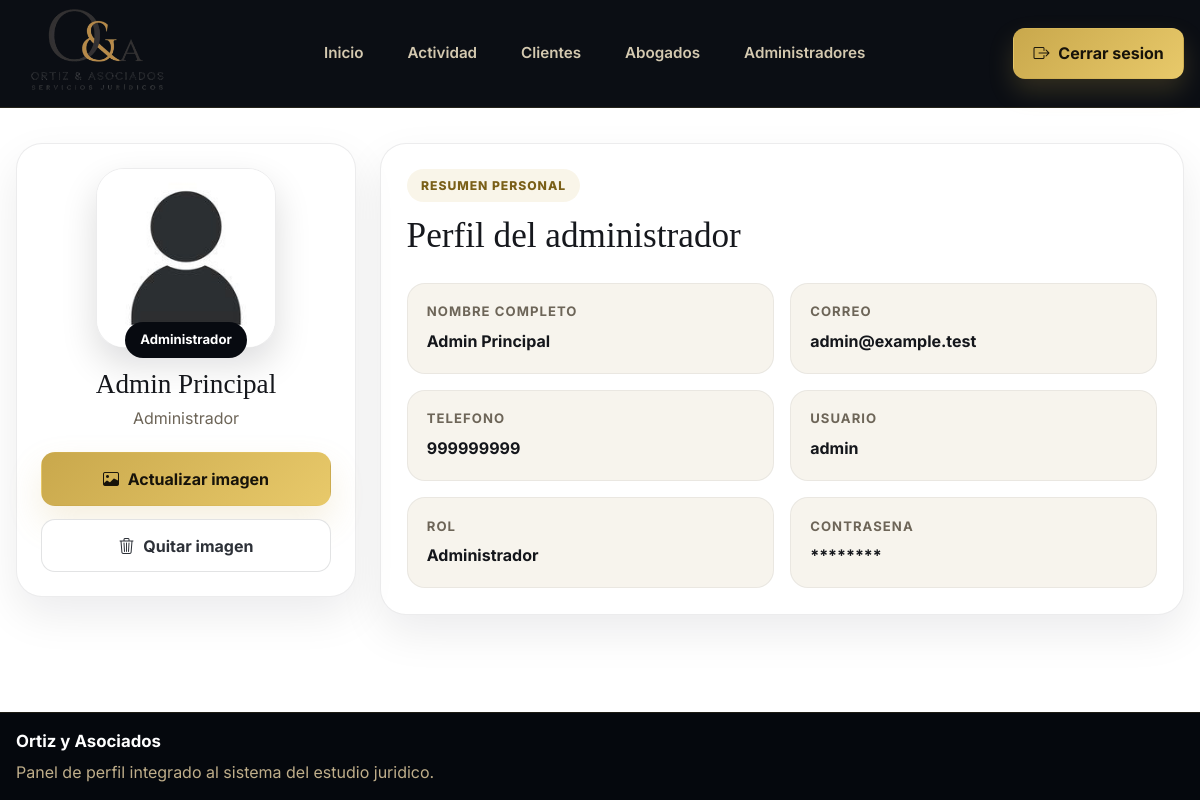
The page /Administrador/Perfil.php (signed in) on the database its author committed.
### tables this page shows
CREATE TABLE IF NOT EXISTS usuarios (
  id INT AUTO_INCREMENT PRIMARY KEY,
  nombre VARCHAR(100) NOT NULL,
  apellido_paterno VARCHAR(100) NOT NULL,
  apellido_materno VARCHAR(100) NULL,
  correo VARCHAR(150) NOT NULL UNIQUE,
  telefono VARCHAR(30) NULL,
  usuario VARCHAR(80) NOT NULL UNIQUE,
  `contrasena` VARCHAR(255) NOT NULL,
  rol ENUM('cliente', 'abogado', 'administrador') NOT NULL DEFAULT 'cliente',
  imagen VARCHAR(255) NOT NULL DEFAULT 'default.png',
  is_active TINYINT(1) NOT NULL DEFAULT 1,
  creado_en TIMESTAMP NOT NULL DEFAULT CURRENT_TIMESTAMP,
  last_login_at DATETIME NULL,
  password_change_required TINYINT(1) NOT NULL DEFAULT 0,
  estado_cliente VARCHAR(30) NOT NULL DEFAULT 'activo',
  INDEX idx_usuarios_estado_cliente (rol, estado_cliente, is_active)
);

### resources/views/Administrador/Perfil.php (called while the page is built, shortened)
<?php
require_once dirname(__DIR__, 3) . '/app/Models/Usuario.php';
require_once dirname(__DIR__, 3) . '/config/app.php';
$base_url = app_base_url();
$profilePageTitle = 'Perfil del administrador';
$profileHomeUrl = $base_url . 'Administrador/PanelPrincipal.php';
$profileNavItems = [
    ['label' => 'Inicio', 'href' => $base_url . 'Administrador/PanelPrincipal.php', 'active' => false],
    ['label' => 'Actividad', 'href' => $base_url . 'Administrador/Actividad.php', 'active' => false],
    ['label' => 'Clientes', 'href' => $base_url . 'Administrador/GestionClientes.php', 'active' => false],
    ['label' => 'Abogados', 'href' => $base_url . 'Administrador/GestionAbogados.php', 'active' => false],
    ['label' => 'Administradores', 'href' => $base_url . 'Administrador/GestionAdministradores.php', 'active' => false],
];
include __DIR__ . '/../Compartido/PlantillaPerfil.php';

### public/Administrador/Perfil.php (called while the page is built, shortened)
<?php
require_once dirname(__DIR__, 2) . '/resources/views/Administrador/Perfil.php';
?>

### config/app.php (called while the page is built, shortened)
<?php
if (!function_exists('app_base_url')) {
function app_base_url() {
    $configuredBaseUrl = getenv('APP_BASE_URL');
    $https = (!empty($_SERVER['HTTPS']) && $_SERVER['HTTPS'] !== 'off');
    $scheme = $https ? 'https' : 'http';
    $host = $_SERVER['HTTP_HOST'] ?? 'localhost';
    return $scheme . '://' . $host . '/';
}
}
?>

### app/Helpers/Conexion.php (called while the page is built, shortened)
<?php
class Conexion {
    public $conn;
    public function __construct() {
        $this->servername = getenv('DB_HOST') ?: 'localhost';
        $this->username = getenv('DB_USER') ?: 'root';
        $this->password = getenv('DB_PASSWORD') !== false ? getenv('DB_PASSWORD') : '';
        $this->dbname = getenv('DB_NAME') ?: 'estudiojuridico';
        $this->port = (int) (getenv('DB_PORT') ?: 3307);
        $this->conn = new mysqli($this->servername, $this->username, $this->password, $this->dbname, $this->port);
        $this->conn->set_charset('utf8mb4');
    }
    public function getConnection() {
        return $this->conn;
    }
}
?>

### app/Repositories/UsuarioDAO.php (called while the page is built, shortened)
<?php
require_once dirname(__DIR__) . '/Helpers/Conexion.php';
require_once dirname(__DIR__) . '/Models/Usuario.php';
class UsuarioDAO
{
    private $conn;
    public function __construct()
    {
        $conexion = new Conexion();
        $this->conn = $conexion->getConnection();
        $this->ensureClienteLifecycleSchema();
    }
    public function obtenerPorId($id)
    {
        $sql = "SELECT * FROM usuarios WHERE id = ?";
        $stmt = $this->conn->prepare($sql);
        $stmt->bind_param('i', $id);
        $stmt->execute();
        $result = $stmt->get_result();
        if ($result->num_rows == 1) {
            $row = $result->fetch_assoc();
            return $this->mapearUsuario($row);
        }
        return null;
    }
    private function ensureClienteLifecycleSchema(): void
    {
        $this->ensureColumn('usuarios', 'last_login_at', 'DATETIME NULL AFTER creado_en');
        $this->ensureColumn('usuarios', 'password_change_required', 'TINYINT(1) NOT NULL DEFAULT 0 AFTER last_login_at');
        $this->ensureColumn('usuarios', 'estado_cliente', "VARCHAR(30) NOT NULL DEFAULT 'activo' AFTER password_change_required");
        $this->conn->query(
            "CREATE TABLE IF NOT EXISTS clientes_eliminados (
                id BIGINT AUTO_INCREMENT PRIMARY KEY,
                usuario_hash CHAR(64) NOT NULL,
                correo_hash CHAR(64) NULL,
                motivo VARCHAR(160) NOT NULL,
                eliminado_por INT NULL,
                eliminado_en TIMESTAMP NOT NULL DEFAULT CURRENT_TIMESTAMP,
                UNIQUE KEY uq_clientes_eliminados_usuario_hash (usuario_hash),
                INDEX idx_clientes_eliminados_correo_hash (correo_hash)
            ) ENGINE=InnoDB DEFAULT CHARSET=utf8mb4 COLLATE=utf8mb4_unicode_ci"
        );
    }
    private function ensureColumn(string $table, string $column, string $definition): void
    {
        $stmt = $this->conn->prepare(
            "SELECT COUNT(*) AS total
             FROM information_schema.COLUMNS
             WHERE TABLE_SCHEMA = DATABASE() AND TABLE_NAME = ? AND COLUMN_NAME = ?"
        );
        $stmt->bind_param('ss', $table, $column);
        $stmt->execute();
        $exists = (int) $stmt->get_result()->fetch_assoc()['total'] > 0;
    }
    private function mapearUsuario(array $row)
    {
        $usuario = new Usuario();
        $usuario->setId($row['id']);
        $usuario->setNombre($row['nombre']);
        $usuario->setApellidoPaterno($row['apellido_paterno']);
        $usuario->setApellidoMaterno($row['apellido_materno']);
        $usuario->setCorreo($row['correo']);
        $usuario->setTelefono($row['telefono']);
        $usuario->setUsuario($row['usuario']);
        $usuario->setContrasena($row['contrasena']);
        $usuario->setRol($row['rol']);
        $usuario->setImagen($row['imagen']);
        $usuario->setIsActive($row['is_active'] ?? 1);
        $usuario->setCreadoEn($row['creado_en'] ?? null);
        $usuario->setLastLoginAt($row['last_login_at'] ?? null);
        $usuario->setPasswordChangeRequired($row['password_change_required'] ?? 0);
        $usuario->setEstadoCliente($row['estado_cliente'] ?? 'activo');
        return $usuario;
    }
}

### app/Models/Usuario.php (called while the page is built, shortened)
<?php
class Usuario {
    private $id;
    private $nombre;
    private $apellido_paterno;
    private $apellido_materno;
    private $correo;
    private $telefono;
    private $usuario;
    private $imagen;
    public function getId() {
        return $this->id;
    }
    public function setId($id) {
        $this->id = $id;
    }
    public function getNombre() {
        return $this->nombre;
    }
    public function setNombre($nombre) {
        $this->nombre = $nombre;
    }
    public function getApellidoPaterno() {
        return $this->apellido_paterno;
    }
    public function setApellidoPaterno($apellido_paterno) {
        $this->apellido_paterno = $apellido_paterno;
    }
    public function getApellidoMaterno() {
        return $this->apellido_materno;
    }
    public function setApellidoMaterno($apellido_materno) {
        $this->apellido_materno = $apellido_materno;
    }
    public function getCorreo() {
        return $this->correo;
    }
    public function setCorreo($correo) {
        $this->correo = $correo;
    }
    public function getTelefono() {
        return $this->telefono;
    }
    public function setTelefono($telefono) {
        $this->telefono = $telefono;
    }
    public function getUsuario() {
        return $this->usuario;
    }
    public function setUsuario($usuario) {
        $this->usuario = $usuario;
    }
    public function getImagen() {
        return $this->imagen;
    }
    public function setImagen($imagen) {
        $this->imagen = $imagen;
    }
}
?>

### config/storage.php (called while the page is built, shortened)
<?php
function storage_image_url($image, $baseUrl) {
    if (!$image || $image === 'default.png') {
        return rtrim($baseUrl, '/') . '/assets/img/default.png';
    }
    return rtrim($baseUrl, '/') . '/assets/img/' . $image;
}
?>

### resources/views/Compartido/PlantillaPerfil.php (the view, shortened to what this page needs)
<?php
require_once dirname(__DIR__, 3) . '/app/Models/Usuario.php';
require_once dirname(__DIR__, 3) . '/app/Repositories/UsuarioDAO.php';
require_once __DIR__ . '/config/storage.php';
require_once __DIR__ . '/config/app.php';
$base_url = app_base_url();
$usuarioSesion = $_SESSION['usuario'];
$usuarioId = $usuarioSesion->getId();
$rol = $usuarioSesion->getRol();
$usuarioDAO = new UsuarioDAO();
$usuario = $usuarioDAO->obtenerPorId($usuarioId);
$profilePageTitle = $profilePageTitle ?? 'Mi perfil';
$profileBackUrl = $profileBackUrl ?? ($base_url . 'index.php');
$profileHomeUrl = $profileHomeUrl ?? $profileBackUrl;
$profileNavItems = $profileNavItems ?? [];
$rolLabels = [
    'cliente' => 'Cliente',
    'abogado' => 'Abogado',
    'administrador' => 'Administrador',
];
$rolLabel = $rolLabels[$rol] ?? ucfirst($rol);
$fullName = trim($usuario->getNombre() . ' ' . $usuario->getApellidoPaterno() . ' ' . $usuario->getApellidoMaterno());
?>
<!DOCTYPE html>
<html lang="es">
<head>
    <link href="https://cdn.jsdelivr.net/npm/bootstrap@5.3.3/dist/css/bootstrap.min.css" rel="stylesheet">
    <link href="https://cdn.jsdelivr.net/npm/bootstrap-icons@1.11.3/font/bootstrap-icons.css" rel="stylesheet">
    <link rel="stylesheet" href="<?php echo $base_url; ?>assets/css/profile.css">
</head>
<body class="profile-page">
    <header class="profile-header">
        <div class="profile-shell profile-header__inner">
            <a href="<?php echo htmlspecialchars($profileHomeUrl); ?>" class="profile-brand">
                <img src="<?php echo $base_url; ?>assets/img/Ortiz_y_Asociados.png" alt="Ortiz y Asociados" class="profile-brand__logo">
            </a>
            <?php if (!empty($profileNavItems)) : ?>
                <nav class="profile-nav" aria-label="Navegacion de perfil">
                    <?php foreach ($profileNavItems as $item) : ?>
                        <a
                            href="<?php echo htmlspecialchars($item['href']); ?>"
                            class="profile-nav__link<?php echo !empty($item['active']) ? ' is-active' : ''; ?>">
                            <?php echo htmlspecialchars($item['label']); ?>
                        </a>
                    <?php endforeach; ?>
                </nav>
            <?php endif; ?>
            <div class="profile-header__actions">
                <a href="<?php echo $base_url; ?>CerrarSesion.php" class="profile-header__button profile-header__button--dark">
                    <i class="bi bi-box-arrow-right"></i>
                    <span>Cerrar sesion</span>
                </a>
            </div>
        </div>
    </header>
    <main class="profile-main">
        <div class="profile-shell">
            <section class="profile-layout">
                <aside class="profile-card profile-card--sidebar">
                    <div class="profile-avatar-wrap">
                        <img
                            src="<?php echo storage_image_url($usuario->getImagen(), $base_url); ?>"
                            alt="Imagen de perfil"
                            class="profile-avatar">
                        <span class="profile-role-chip"><?php echo htmlspecialchars($rolLabel); ?></span>
                    </div>
                    <div class="profile-identity">
                        <h2><?php echo htmlspecialchars($fullName); ?></h2>
                        <p><?php echo htmlspecialchars($rolLabel); ?></p>
                    </div>
                    <div class="profile-upload">
                        <form action="<?php echo $base_url; ?>Controladores/ControladorPerfil.php" method="POST" enctype="multipart/form-data" id="uploadForm">
                            <button type="button" class="profile-action-button profile-action-button--primary" onclick="document.getElementById('imagen').click();">
                                <i class="bi bi-image"></i>
                                <span>Actualizar imagen</span>
                            </button>
                        </form>
                        <form action="<?php echo $base_url; ?>Controladores/ControladorPerfil.php" method="POST">
                            <button type="submit" class="profile-action-button profile-action-button--muted">
                                <i class="bi bi-trash3"></i>
                                <span>Quitar imagen</span>
                            </button>
                        </form>
                    </div>
                </aside>
                <section class="profile-card profile-card--content">
                    <div class="profile-card__head">
                        <div>
                            <span class="profile-card__eyebrow">Resumen personal</span>
                            <h2><?php echo htmlspecialchars($profilePageTitle); ?></h2>
                        </div>
                    </div>
                    <div class="profile-details">
                        <article class="profile-detail">
                            <span>Nombre completo</span>
                            <strong><?php echo htmlspecialchars($fullName); ?></strong>
                        </article>
                        <article class="profile-detail">
                            <span>Correo</span>
                            <strong><?php echo htmlspecialchars($usuario->getCorreo()); ?></strong>
                        </article>
                        <article class="profile-detail">
                            <span>Telefono</span>
                            <strong><?php echo htmlspecialchars($usuario->getTelefono() ?: 'No registrado'); ?></strong>
                        </article>
                        <article class="profile-detail">
                            <span>Usuario</span>
                            <strong><?php echo htmlspecialchars($usuario->getUsuario()); ?></strong>
                        </article>
                        <article class="profile-detail">
                            <span>Rol</span>
                            <strong><?php echo htmlspecialchars($rolLabel); ?></strong>
                        </article>
                        <article class="profile-detail">
                            <span>Contrasena</span>
                            <strong>********</strong>
                        </article>
                    </div>
                </section>
            </section>
        </div>
    </main>
    <footer class="profile-footer">
        <div class="profile-shell profile-footer__inner">
            <div>
                <strong>Ortiz y Asociados</strong>
                <p>Panel de perfil integrado al sistema del estudio juridico.</p>
            </div>
        </div>
    </footer>
</body>
</html>

### rows shown on the page
usuarios: imagen (placeholder picture), rol "Administrador", fullName "Admin Principal", correo "admin@example.test", telefono "999999999", usuario "admin"

### other values the page prints
$item['label'] "Inicio"
$item['label'] "Actividad"
$item['label'] "Clientes"
$item['label'] "Abogados"
$item['label'] "Administradores"
$profilePageTitle "Perfil del administrador"
